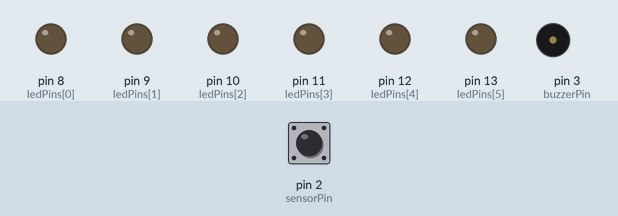
This sketch was run on a simulated Arduino Uno, built with avr-gcc and run on an emulated ATmega328P. Parts: output pins drawn as LEDs (lit = HIGH), buzzer (waves = sounding). Dashed ring = blinking. Inputs (shaded band) come from the test bench; at power-on: pin 2 (sensorPin) HIGH.

Above: at 1.2 s.
1.3 s: pin 2 (sensorPin) driven LOW
At 2.2 s:
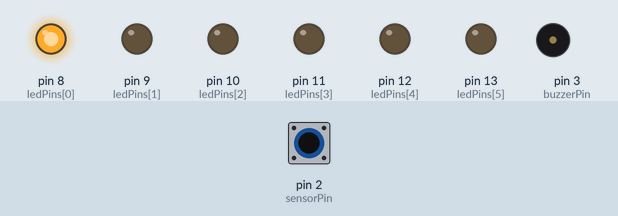
2.8 s: pin 2 (sensorPin) pulsed HIGH 5 times (0.12 s each, 0.3 s apart)
At 3.07 s:
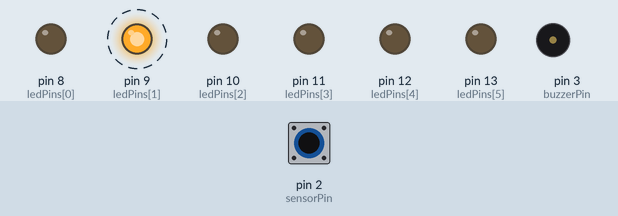
At 5.5 s:
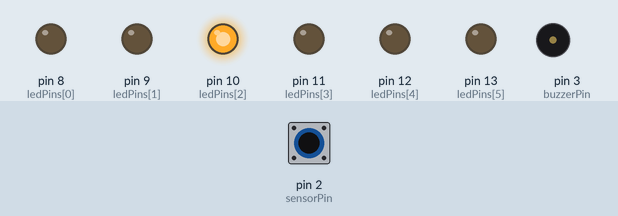
Timing chart, 0 to 7.0 s (numbered marks = the images above; inputs shaded):
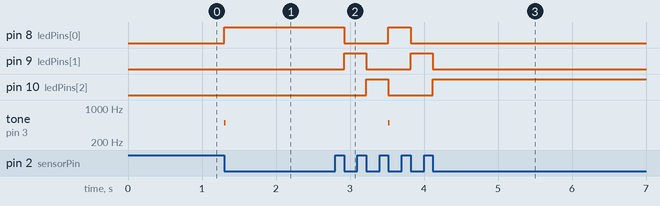

Measured:
- after the input at 1.3 s, pin 8 (ledPins[0]): LOW → HIGH at once; tone on pin 3 (buzzerPin): silent → 500 Hz at once, → silent 0.02 s later
- after the input at 2.8 s, pin 8 (ledPins[0]): HIGH → LOW after 0.12 s, → HIGH 0.60 s later, → LOW 0.30 s later; pin 9 (ledPins[1]): alternates HIGH for 0.30 s and LOW for 0.60 s, 4 changes in all, then stays LOW, starting after 0.12 s

The sketch:

anemometer.ino
```cpp
int tIdx = 0;

bool prevSensorValue = true;
bool sensorValue = true;

int buzzerPin = 3;
int sensorPin = 2;
int ledPins[] = {8,9,10,11,12,13};


void setup() {
  // put your setup code here, to run once:
  Serial.begin(9600);
  pinMode(sensorPin, INPUT);
  pinMode(buzzerPin, OUTPUT);
  for (int i=0; i<6; i++)
  {
    pinMode(ledPins[i], OUTPUT);
  }
  digitalWrite(sensorPin, HIGH);
}

void loop() {
  // put your main code here, to run repeatedly:
  sensorValue = digitalRead(sensorPin);

  if (prevSensorValue == true && sensorValue == false)
  {
    for (int i=0; i<6; i++)
    {
      digitalWrite(ledPins[i], LOW);
    }

    digitalWrite(ledPins[tIdx], HIGH);

    if (tIdx == 0)
    {
      tone(3, 500, 20);
    }
    tIdx = (tIdx + 1) % 3;
  }

  prevSensorValue = sensorValue;

}
```
